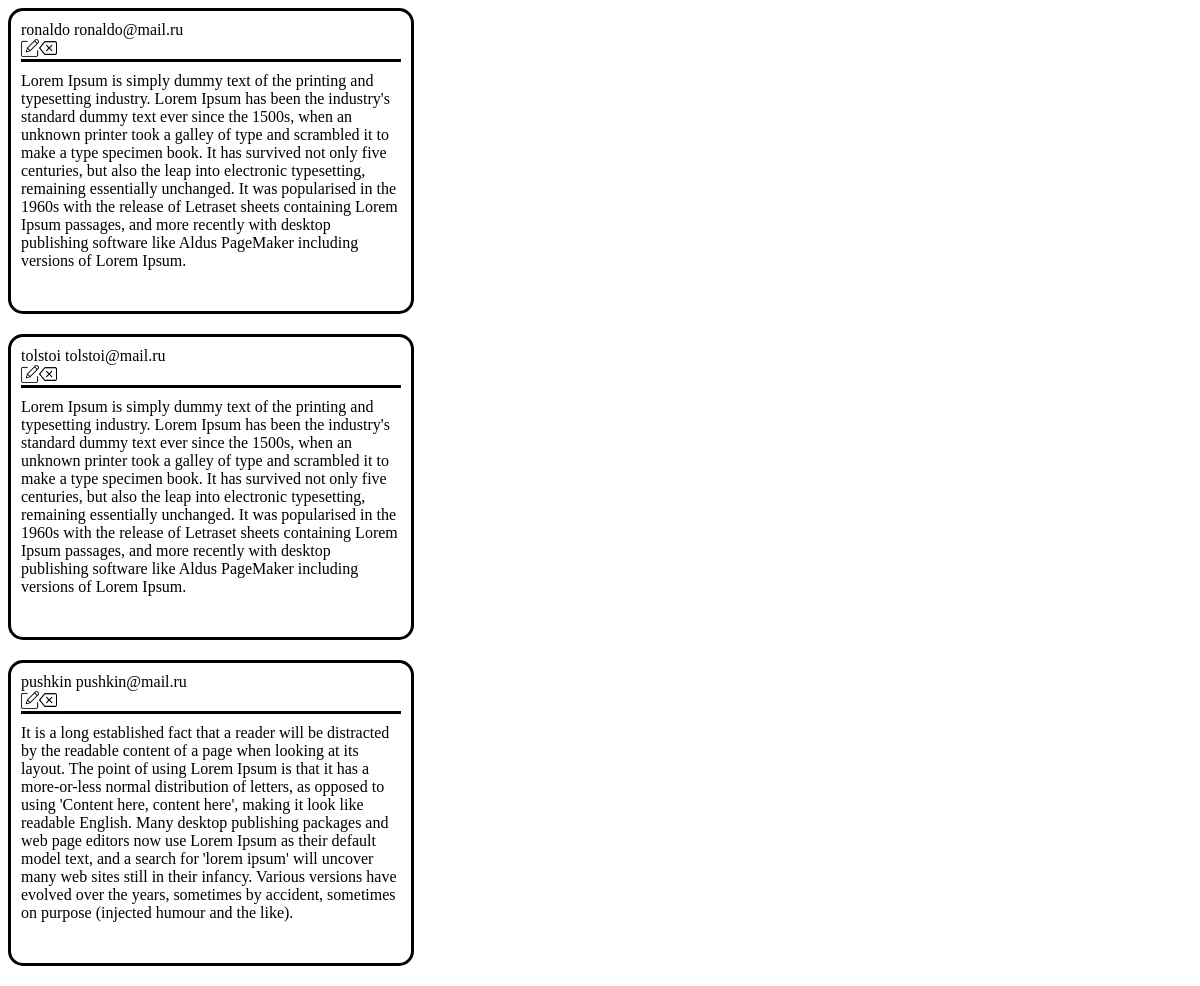
The app's page /, older data.
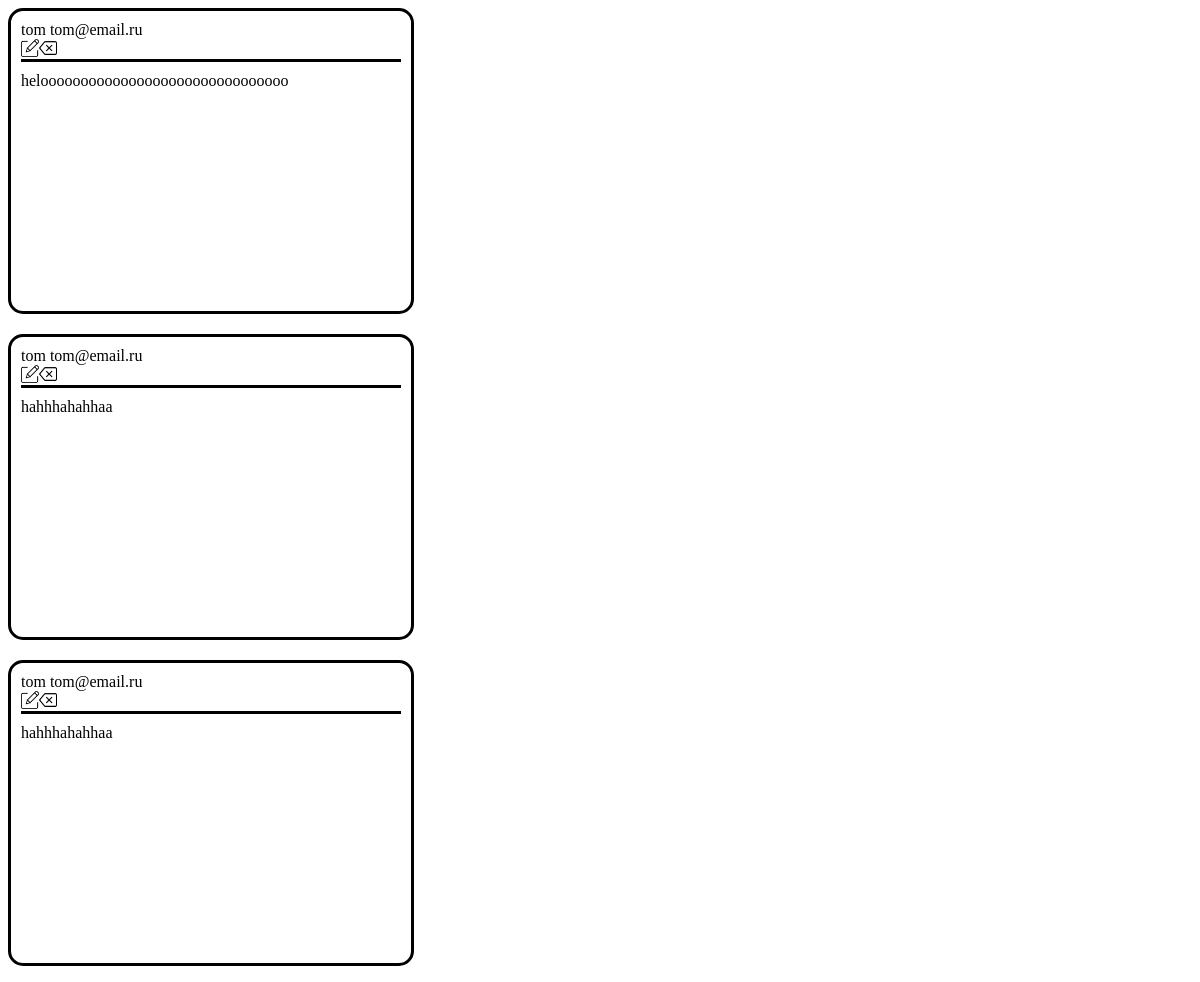
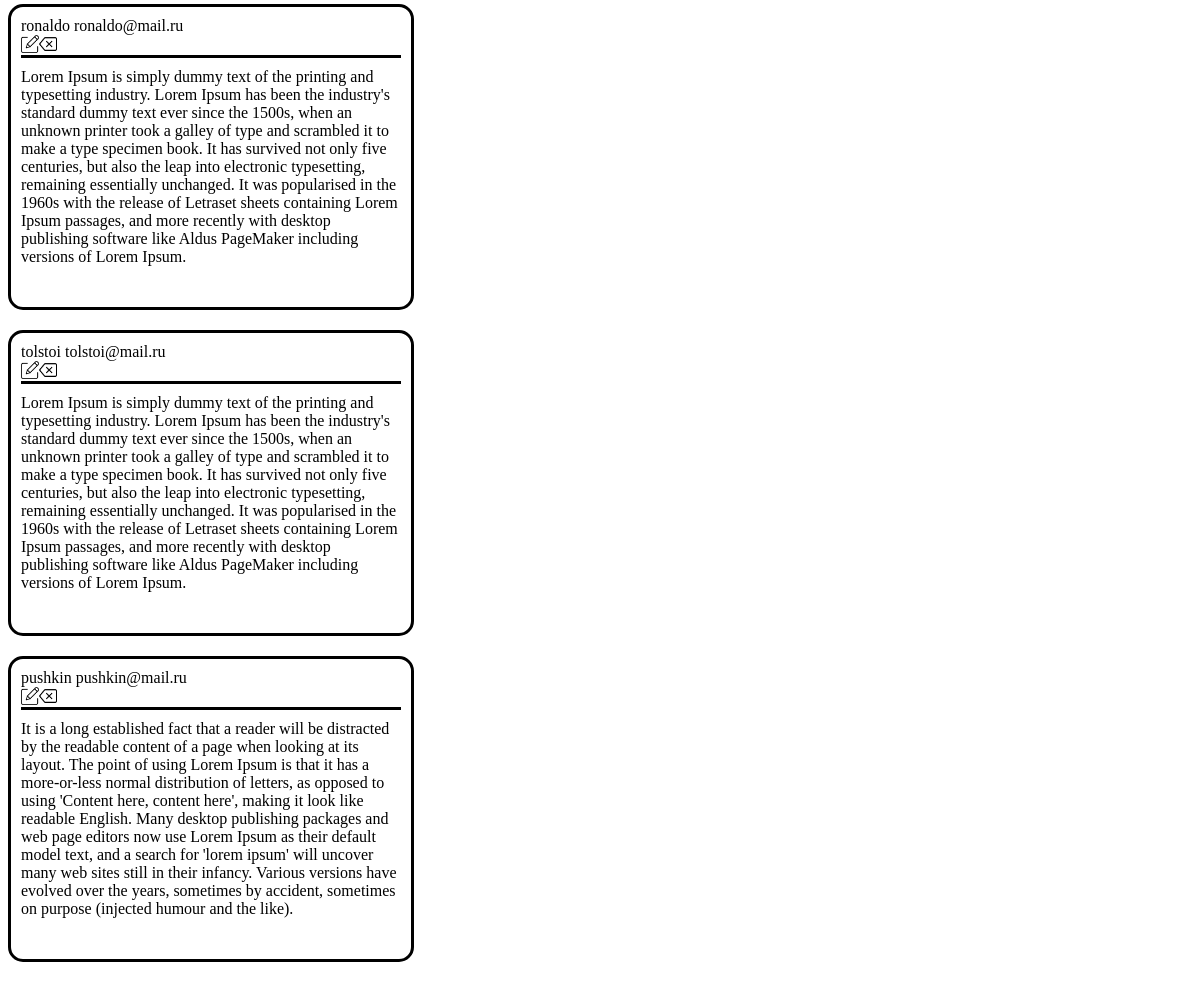
The same page, newer data (2 pictures, top to bottom).
### webapp/models.py (models this page shows, shortened)
class Book(models.Model):
    STATUS_CHOICES = [("active", "Активно"),("blocked", "Заблокировано")]
    author = models.CharField(max_length=200, null=False, blank=False, verbose_name='имя автора записи')
    email = models.EmailField(null=False, blank=False, verbose_name='почта автора записи')
    text = models.TextField(max_length=3000, null=False, blank=False, verbose_name='текст записи ')
    created_at = models.DateTimeField(auto_now_add=True, verbose_name='время создания')
    updated_at = models.DateTimeField(auto_now=True, verbose_name='время редактирования')
    status = models.CharField(max_length=50, choices=STATUS_CHOICES, null=False, blank=False, default='active')
    class Meta:
        db_table = 'book'
        ordering = ['-created_at']

### webapp/views.py (the view)
# urls.py: path('', show_posts, name="show_posts"),
def show_posts(request):
    posts = Book.objects.filter(status='active')
    return render(request, 'main.html', {'posts': posts})

### webapp/templates/main.html (shortened to what this page needs)
<!DOCTYPE html>
<html lang="en">
<head>
</head>
<body>
{% for post in posts %}
<div class="main">
    <div class="author">
        {{post.author}}
        {{post.email}}
        <div class="icons">
            <a href="{% url 'edit_post' post.pk %}"><img class="edit-icon" src="./icons/edit.png" /></a>
            <a href="{% url 'delete_post' post.pk %}"><img class="delete-icon" src="./icons/delete.png" /></a>
        </div>
    </div>
    <div class="post">
        {{post.text}}
    </div>
</div>
{% endfor %}
</body>
</html>

### webapp/templates/main.html (style rules this page uses)
.main { margin-bottom: 20px; width: 400px; height: 300px; border-style: solid; border-radius: 15px; }
.author { margin: 10px 10px; border-bottom: solid; }
.post { margin: 10px 10px; }
.icons { width: 30px; height: 20px; display: flex; justify-content: space-between; }
.delete-icon, .edit-icon { width: 18px; height: 18px; }

Row changes from the older to the newer data that the page shows:
added Book: author "tom", email "tom@email.ru", text "helooooooooooooooooooooooooooooooo"
added Book: author "tom", email "tom@email.ru", text "hahhhahahhaa"
added Book: author "tom", email "tom@email.ru", text "hahhhahahhaa"
